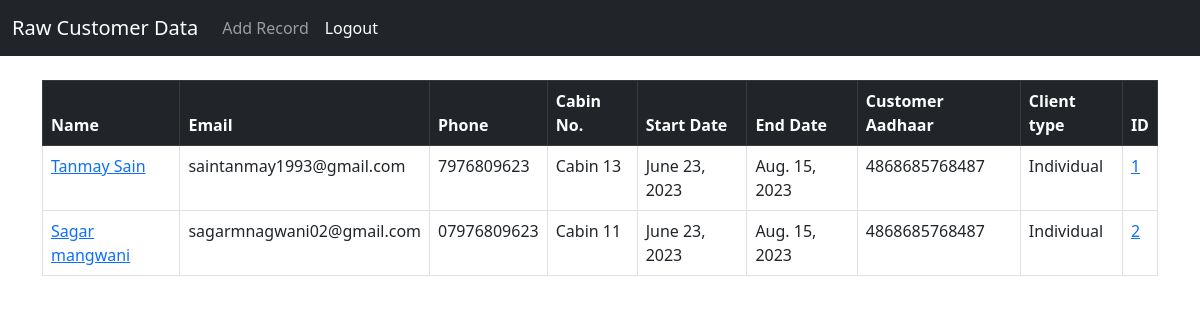
Page / (signed in) on the earlier database version.
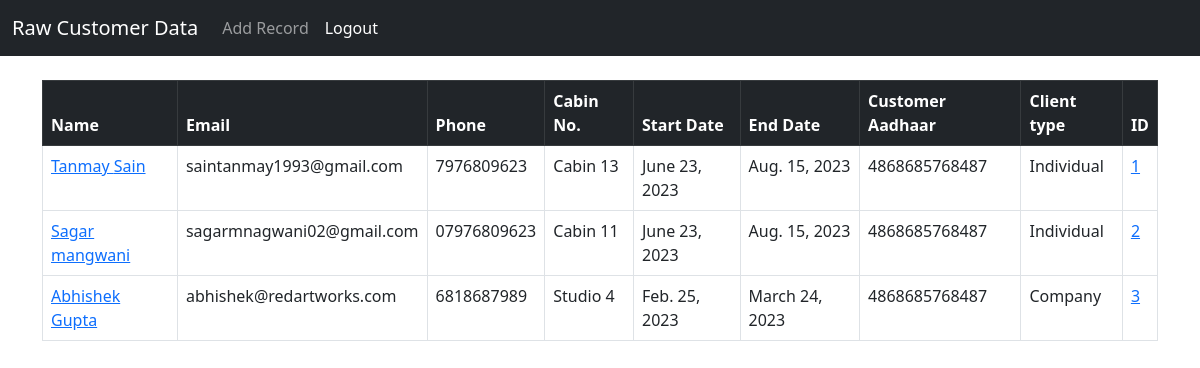
Same page on the later database version.
### customers/models.py (models this page shows, shortened)
class Customer(models.Model):
    client_Type = models.ForeignKey(ClientType, on_delete=models.CASCADE)
    client_Req = models.ForeignKey(ClientReq,on_delete=models.CASCADE)
    first_name = models.CharField(max_length=100, null=False)
    last_name = models.CharField(max_length=100)
    email = models.EmailField(unique=True)
    phone = models.CharField(max_length=20)
    Place_Allotted = models.ForeignKey(Cabin, on_delete=models.CASCADE)
    no_of_seats = models.IntegerField(default=0)
    start_date = models.DateField()
    end_date = models.DateField()
    monthly_charges = models.IntegerField(default=0)
    payment = models.ForeignKey(Payment, on_delete=models.CASCADE)
    security_amount = models.IntegerField(default=0)
    Lock_in_duration = models.CharField(max_length=100)
    payment_date = models.DateField()
    customer_Aadhaar = models.CharField(max_length=50)

class Cabin(models.Model):
    Cabin_Studio = models.CharField(max_length=100, null =False)
    def __str__(self):
        return self.Cabin_Studio

class ClientType(models.Model):
    type = models.CharField(max_length=100, null=False)
    def __str__(self):
        return self.type

### customers/views.py (the view)
# urls.py: path('', views.index, name='index'),
def index(request):
    customers = Customer.objects.all()
    if request.method=='POST':
        username = request.POST['username']
        password = request.POST['password']
        user =  authenticate(request, username = username,
        password = password)
        if user is not None:
            login(request,user)
            messages.success(request,"You Have Been Logged In !")
            return redirect('index')
        else:
            messages.success(request, "There was an error logging in, Please try again.")
            return redirect('index')
    else:
        return render(request, 'index.html',{
            'customers': customers})

### customers/templates/index.html (shortened to what this page needs)
{% extends 'base.html' %}
{% block content %}
    {% if user.is_authenticated %}
    <table class="table table-stripped table-hover table-bordered">
        <thead class="table-dark">
          <tr>
            <th scope="col">Name</th>
            <th scope="col">Email</th>
            <th scope="col">Phone</th>
            <th scope="col">Cabin No.</th>
            <th scope="col">Start Date</th>
            <th scope="col">End Date</th>
            <th scope="col">Customer Aadhaar</th>
            <th scope="col">Client type</th>
            <th scope="col">ID</th>
          </tr>
        </thead>
        <tbody>
    {% if customers %}
                {% for customer in customers %}
            <tr>
                    <td><a href="{% url 'record' customer.id %}">
                        {{customer.first_name}}
                      {{customer.last_name}}</a></td>
                     <td>{{customer.email}}</td>
                     <td>{{customer.phone}}</td>
                     <td> {{customer.Place_Allotted}}</td>
                     <td> {{customer.start_date}}</td>
                     <td>{{customer.end_date}}</td>
                     <td> {{customer.customer_Aadhaar}}</td>
                     <td>{{customer.client_Type}}</td>
                     <td><a href="{% url 'record' customer.id %}">
                        {{customer.id}}</a></td>
            </tr>
               {%  endfor %}
    {% endif %}
            </tbody>
        </table>
{% endif %}
{% endblock %}

### customers/templates/base.html (shortened to what this page needs)
<!doctype html>
<html lang="en">
  <head>
    <link href="https://cdn.jsdelivr.net/npm/bootstrap@5.3.0/dist/css/bootstrap.min.css" rel="stylesheet"
>
  </head>
  <body>
    {% include 'navBar.html' %}
    <div class="container">
      <br>
      {% block content %}
      {% endblock%}
    </div>
  </body>
</html>

### customers/templates/navBar.html (shortened to what this page needs)
<nav class="navbar navbar-expand-lg navbar-dark bg-dark">
    <div class="container-fluid">
      <a class="navbar-brand" href="{% url 'index' %}">Raw Customer Data</a>
      <div class="collapse navbar-collapse" id="navbarSupportedContent">
        <ul class="navbar-nav me-auto mb-2 mb-lg-0">
          {% if user.is_authenticated %}
          <li class="nav-item">
            <a class="nav-link" href="{% url 'add_record' %}">Add Record</a>
          </li>
          <li class="nav-item">
            <a class="nav-link active"  href="{% url 'logout' %}">
            Logout</a>
          </li>
          {% else %}
          <li class="nav-item">
            <a class="nav-link active"  href="{% url 'index' %}">
            Login</a>
          </li>
          {% endif%}
      </div>
    </div>
  </nav>

Differences in the rows shown:
added Customer: first_name "Abhishek", last_name "Gupta", email "abhishek@redartworks.com", phone "6818687989", Place_Allotted "Studio 4", start_date "Feb. 25, 2023", end_date "March 24, 2023", customer_Aadhaar "4868685768487", client_Type "Company", id "3"
